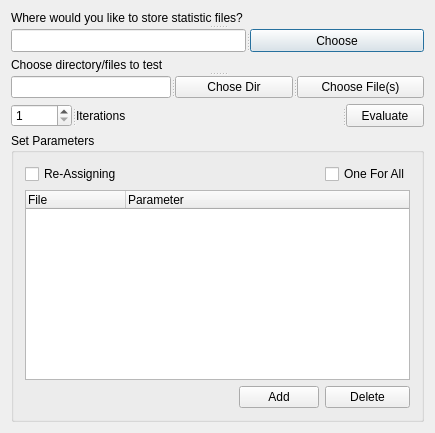
<?xml version="1.0" encoding="UTF-8"?>
<ui version="4.0">
 <class>Dialog</class>
 <widget class="QDialog" name="Dialog">
  <property name="geometry">
   <rect>
    <x>0</x>
    <y>0</y>
    <width>435</width>
    <height>433</height>
   </rect>
  </property>
  <property name="sizePolicy">
   <sizepolicy hsizetype="Expanding" vsizetype="Expanding">
    <horstretch>0</horstretch>
    <verstretch>0</verstretch>
   </sizepolicy>
  </property>
  <property name="maximumSize">
   <size>
    <width>1000000</width>
    <height>1000000</height>
   </size>
  </property>
  <property name="windowTitle">
   <string>Dialog</string>
  </property>
  <layout class="QGridLayout" name="gridLayout_3">
   <item row="0" column="0">
    <layout class="QGridLayout" name="gridLayout_2">
     <item row="0" column="0">
      <widget class="QSplitter" name="splitter_4">
       <property name="orientation">
        <enum>Qt::Vertical</enum>
       </property>
       <widget class="QLabel" name="label">
        <property name="text">
         <string>Where would you like to store statistic files?</string>
        </property>
        <property name="textFormat">
         <enum>Qt::AutoText</enum>
        </property>
       </widget>
       <widget class="QSplitter" name="splitter">
        <property name="orientation">
         <enum>Qt::Horizontal</enum>
        </property>
        <widget class="QLineEdit" name="lineEditAddressPathsStatistFiles"/>
        <widget class="QPushButton" name="pushButtonStatistFilesDir">
         <property name="minimumSize">
          <size>
           <width>75</width>
           <height>23</height>
          </size>
         </property>
         <property name="text">
          <string>Choose</string>
         </property>
        </widget>
       </widget>
      </widget>
     </item>
     <item row="1" column="0">
      <widget class="QSplitter" name="splitter_5">
       <property name="orientation">
        <enum>Qt::Vertical</enum>
       </property>
       <widget class="QLabel" name="label_2">
        <property name="text">
         <string>Choose directory/files to test</string>
        </property>
        <property name="textFormat">
         <enum>Qt::AutoText</enum>
        </property>
       </widget>
       <widget class="QSplitter" name="splitter_3">
        <property name="orientation">
         <enum>Qt::Horizontal</enum>
        </property>
        <widget class="QLineEdit" name="lineEditAddressPathsTestFiles"/>
        <widget class="QPushButton" name="pushButtonTestDir">
         <property name="text">
          <string>Chose Dir</string>
         </property>
        </widget>
        <widget class="QPushButton" name="pushButtonTestFiles">
         <property name="text">
          <string>Choose File(s)</string>
         </property>
        </widget>
       </widget>
      </widget>
     </item>
     <item row="2" column="0">
      <widget class="QSplitter" name="splitter_2">
       <property name="orientation">
        <enum>Qt::Horizontal</enum>
       </property>
       <widget class="QSpinBox" name="spinBox">
        <property name="maximumSize">
         <size>
          <width>61</width>
          <height>23</height>
         </size>
        </property>
        <property name="accelerated">
         <bool>true</bool>
        </property>
        <property name="minimum">
         <number>1</number>
        </property>
        <property name="maximum">
         <number>10000</number>
        </property>
        <property name="value">
         <number>1</number>
        </property>
       </widget>
       <widget class="QLabel" name="label_3">
        <property name="text">
         <string>Iterations</string>
        </property>
       </widget>
       <widget class="QPushButton" name="pushButtonEvaluate">
        <property name="sizePolicy">
         <sizepolicy hsizetype="Fixed" vsizetype="Fixed">
          <horstretch>0</horstretch>
          <verstretch>0</verstretch>
         </sizepolicy>
        </property>
        <property name="maximumSize">
         <size>
          <width>78</width>
          <height>16777215</height>
         </size>
        </property>
        <property name="text">
         <string>Evaluate</string>
        </property>
       </widget>
      </widget>
     </item>
     <item row="3" column="0">
      <widget class="QGroupBox" name="groupBox">
       <property name="minimumSize">
        <size>
         <width>404</width>
         <height>277</height>
        </size>
       </property>
       <property name="title">
        <string>Set Parameters</string>
       </property>
       <layout class="QGridLayout" name="gridLayout">
        <item row="0" column="2">
         <widget class="QCheckBox" name="checkBoxOneForAll">
          <property name="text">
           <string>One For All</string>
          </property>
         </widget>
        </item>
        <item row="1" column="0" colspan="3">
         <widget class="QTreeWidget" name="treeWidget">
          <column>
           <property name="text">
            <string>File</string>
           </property>
          </column>
          <column>
           <property name="text">
            <string>Parameter</string>
           </property>
          </column>
         </widget>
        </item>
        <item row="2" column="0">
         <spacer name="horizontalSpacer_2">
          <property name="orientation">
           <enum>Qt::Horizontal</enum>
          </property>
          <property name="sizeHint" stdset="0">
           <size>
            <width>229</width>
            <height>20</height>
           </size>
          </property>
         </spacer>
        </item>
        <item row="2" column="1">
         <widget class="QPushButton" name="pushButtonAdd">
          <property name="text">
           <string>Add</string>
          </property>
         </widget>
        </item>
        <item row="2" column="2">
         <widget class="QPushButton" name="pushButtonDelete">
          <property name="text">
           <string>Delete</string>
          </property>
         </widget>
        </item>
        <item row="0" column="0">
         <widget class="QCheckBox" name="checkBoxReassign">
          <property name="text">
           <string>Re-Assigning</string>
          </property>
         </widget>
        </item>
       </layout>
      </widget>
     </item>
    </layout>
   </item>
  </layout>
 </widget>
 <layoutdefault spacing="6" margin="11"/>
 <resources/>
 <connections/>
</ui>
